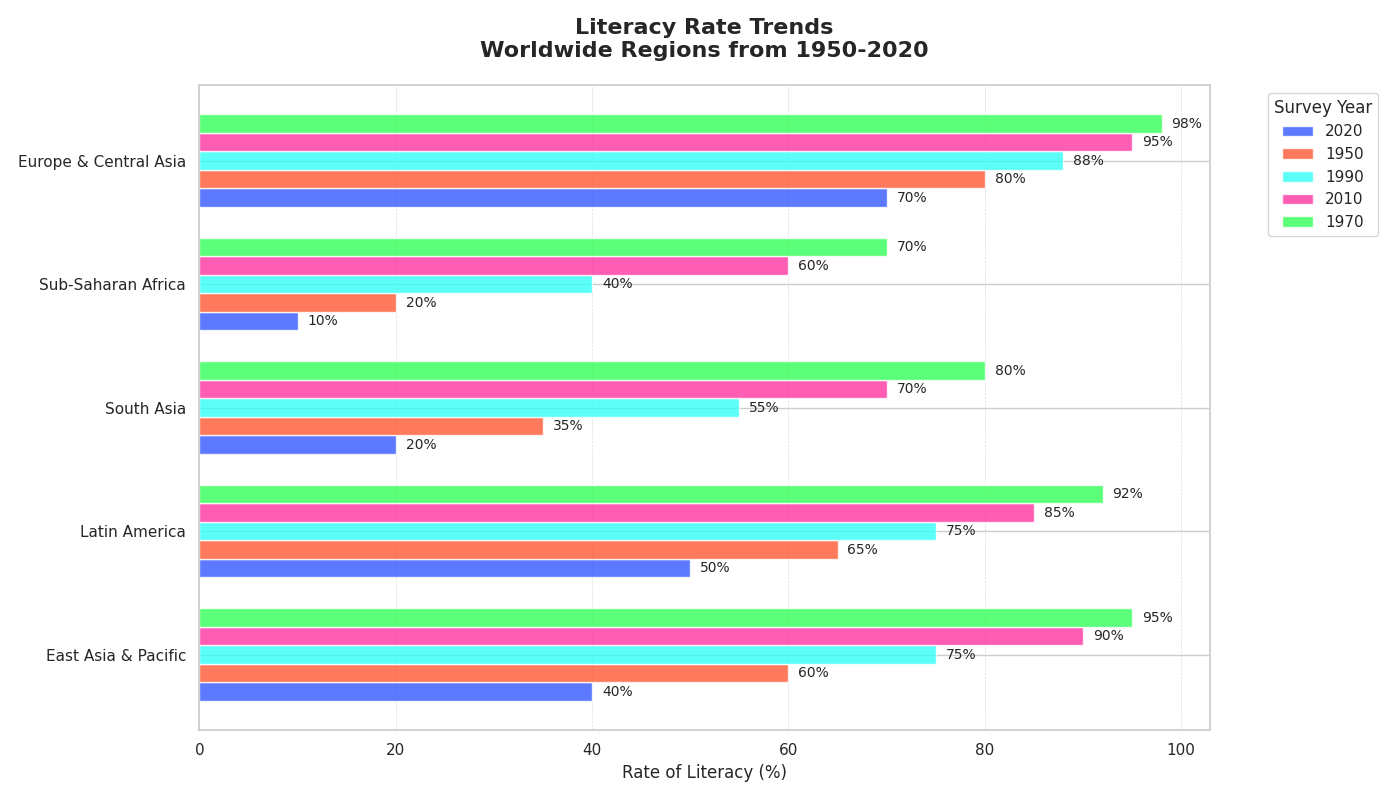

Write the Python code that produced this figure.
import matplotlib.pyplot as plt
import numpy as np

regions = ['East Asia & Pacific', 'Latin America', 'South Asia', 
           'Sub-Saharan Africa', 'Europe & Central Asia']
years = [2020, 1950, 1990, 2010, 1970]

literacy_rates = {
    'East Asia & Pacific': [40, 60, 75, 90, 95],
    'Latin America': [50, 65, 75, 85, 92],
    'South Asia': [20, 35, 55, 70, 80],
    'Sub-Saharan Africa': [10, 20, 40, 60, 70],
    'Europe & Central Asia': [70, 80, 88, 95, 98]
}

fig, ax = plt.subplots(figsize=(14, 8))

colors = ['#3357FF', '#FF5733', '#33FFF5', '#FF33A1', '#33FF57']

for i, year in enumerate(years):
    y_positions = np.arange(len(regions)) + (i * 0.15)
    rates = [literacy_rates[region][i] for region in regions]
    bars = ax.barh(y_positions, rates, height=0.15, label=f'{year}', color=colors[i], alpha=0.8)
    
    for bar in bars:
        ax.text(bar.get_width() + 1, bar.get_y() + bar.get_height()/2,
                f'{bar.get_width()}%', va='center', ha='left', fontsize=10)

ax.set_yticks(np.arange(len(regions)) + 0.3)
ax.set_yticklabels(regions)
ax.set_xlabel('Rate of Literacy (%)')
ax.set_title('Literacy Rate Trends\nWorldwide Regions from 1950-2020',
             fontsize=16, fontweight='bold', pad=20)

ax.grid(True, which='both', linestyle='--', linewidth=0.5, axis='x', alpha=0.7)

ax.legend(title="Survey Year", bbox_to_anchor=(1.05, 1), loc='upper left')

plt.tight_layout()
plt.show()
